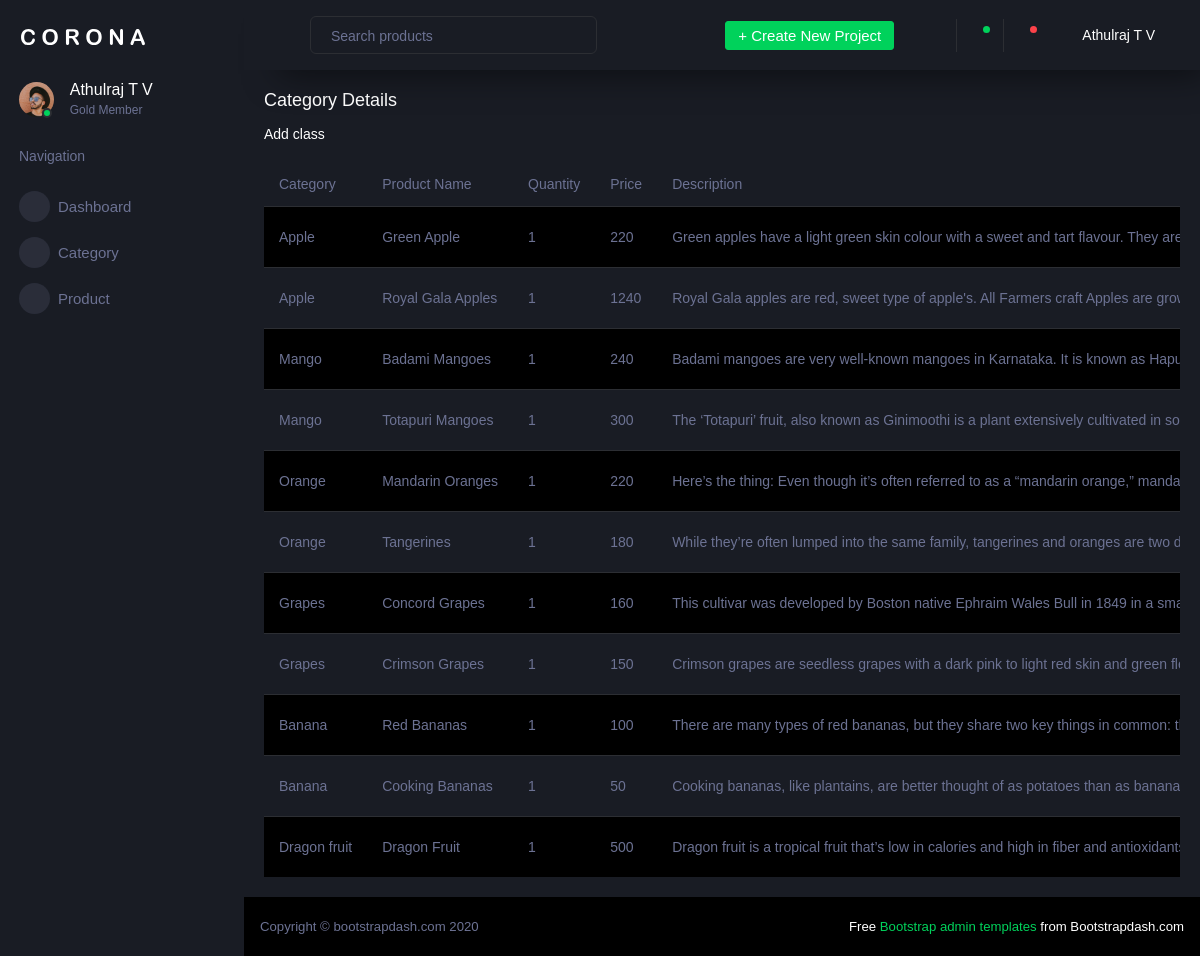
Screenshot of /AdminApp/displayproduct/ with the database file from the repository.
### AdminApp/models.py (models this page shows)
class ProductDB(models.Model):
    CategoryName = models.CharField(max_length=40,null=True,blank=True)
    ProductName = models.CharField(max_length=40,null=True,blank=True)
    Quantity = models.IntegerField(null=True,blank=True)
    Price = models.IntegerField(null=True,blank=True)
    Description = models.CharField(max_length=200,null=True,blank=True)
    Image = models.ImageField(upload_to="profile")

### AdminApp/views.py (the view)
# urls.py: path('displayproduct/',views.displayproduct,name="displayproduct"),
def displayproduct(req):
    data = ProductDB.objects.all()
    return render(req,"DisplayProduct.html",{"data":data})

### AdminApp/templates/DisplayProduct.html (shortened to what this page needs)
<!DOCTYPE html>
{% extends 'Index.html' %}
{% block content %}
<html lang="en">
<head>
</head>
<body>
<div class="card-body">
    <h4 class="card-title">Category Details</h4>
    <p class="card-description">
        Add class <code></code>
    </p>
    <div class="table-responsive">
        <table class="table table-striped">
            <thead>
            <tr>
                <th>Category</th>
                <th>Product Name</th>
                <th>Quantity</th>
                <th>Price</th>
                <th>Description</th>
            </tr>
            </thead>
            <tbody>
            {% for i in data %}
            <tr>
                <td>{{i.CategoryName}}</td>
                <td>{{i.ProductName}}</td>
                <td>{{i.Quantity}}</td>
                <td>{{i.Price}}</td>
                <td>{{i.Description}}</td>
            </tr>
            {% endfor %}
            </tbody>
        </table>
    </div>
</div>
</body>
</html>
{% endblock %}

### rows the page displays
ProductDB: CategoryName "Apple", ProductName "Green Apple", Quantity "1", Price "220", Description "Green apples have a light green skin colour with a sweet and tart flavour. They…"
ProductDB: CategoryName "Apple", ProductName "Royal Gala Apples", Quantity "1", Price "1240", Description "Royal Gala apples are red, sweet type of apple's. All Farmers craft Apples are…"
ProductDB: CategoryName "Mango", ProductName "Badami Mangoes", Quantity "1", Price "240", Description "Badami mangoes are very well-known mangoes in Karnataka. It is known as…"
ProductDB: CategoryName "Mango", ProductName "Totapuri Mangoes", Quantity "1", Price "300", Description "The ‘Totapuri’ fruit, also known as Ginimoothi is a plant extensively cultivated in…"
ProductDB: CategoryName "Orange", ProductName "Mandarin Oranges", Quantity "1", Price "220", Description "Here’s the thing: Even though it’s often referred to as a “mandarin orange,”…"
ProductDB: CategoryName "Orange", ProductName "Tangerines", Quantity "1", Price "180", Description "While they’re often lumped into the same family, tangerines and oranges are two…"
ProductDB: CategoryName "Grapes", ProductName "Concord Grapes", Quantity "1", Price "160", Description "This cultivar was developed by Boston native Ephraim Wales Bull in 1849 in a…"
ProductDB: CategoryName "Grapes", ProductName "Crimson Grapes", Quantity "1", Price "150", Description "Crimson grapes are seedless grapes with a dark pink to light red skin and green…"
ProductDB: CategoryName "Banana", ProductName "Red Bananas", Quantity "1", Price "100", Description "There are many types of red bananas, but they share two key things in common:…"
ProductDB: CategoryName "Banana", ProductName "Cooking Bananas", Quantity "1", Price "50", Description "Cooking bananas, like plantains, are better thought of as potatoes than as…"
ProductDB: CategoryName "Dragon fruit", ProductName "Dragon Fruit", Quantity "1", Price "500", Description "Dragon fruit is a tropical fruit that’s low in calories and high in fiber and…"
